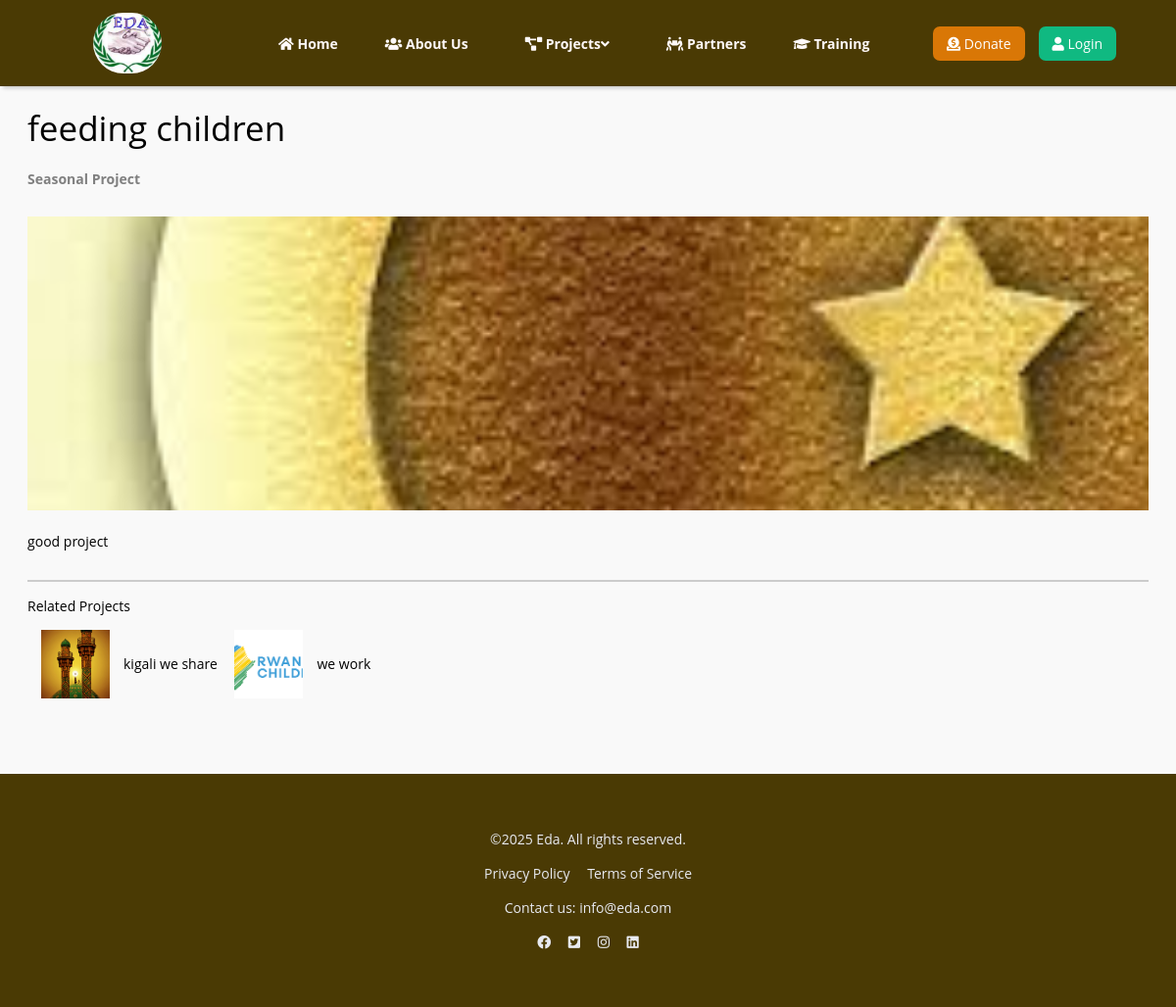
The page /project/1/ on the database as committed earlier.
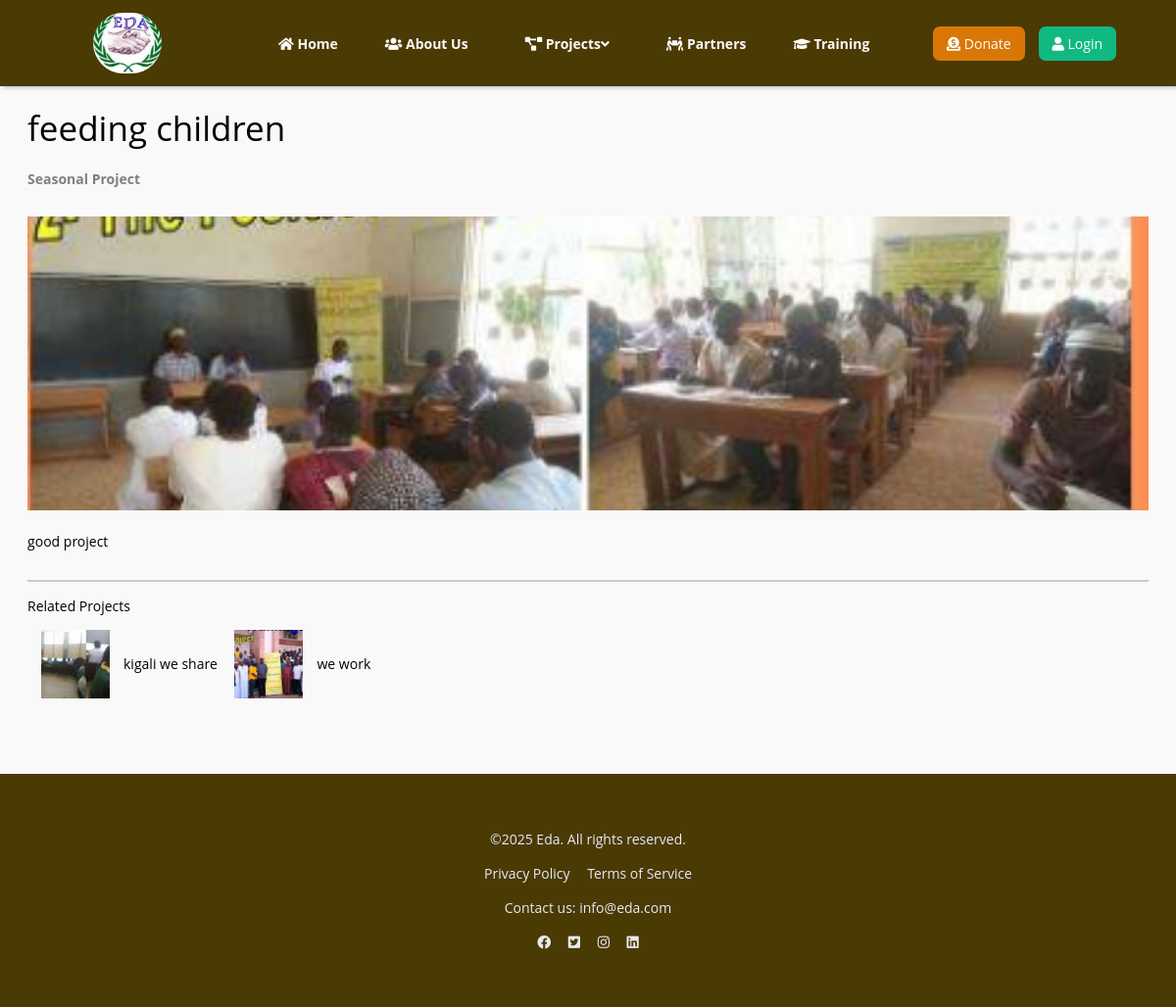
The same page on the database as committed later.
### eda/models.py (models this page shows, shortened)
class Project(models.Model):
    name = models.CharField(max_length=200)
    project_type = models.CharField(max_length=200, choices=project_choices)
    description = models.TextField()
    created_at = models.DateTimeField(auto_now_add=True)
    updated_at = models.DateTimeField(auto_now=True)
    image = models.ImageField(upload_to='images/', null=True, blank=True)

### eda/views.py (the view)
# urls.py: path('project/<int:pk>/', views.project_detail, name='project_detail'),
def project_detail(request, pk):
    project = get_object_or_404(Project, pk=pk)
    related_projects = Project.objects.filter(project_type=project.project_type).exclude(id=project.pk)[:3]
    return render(request, 'project_detail.html', {'project': project,'related_projects': related_projects})

### templates/project_detail.html (shortened to what this page needs)
﻿{% extends 'base.html' %}
{% block content %}
<div class="container">
    <h1 class="headline">{{ project.name }}</h1>
    <p class="project-info"><strong>{{ project.project_type }}</strong></p>
    {% if project.image %}
        <div class="project-image">
            <img src="{{ project.image.url }}" alt="{{ project.name }}">
        </div>
    {% endif %}
    <div class="description">
        <p>{{ project.description }}</p>
    </div>
    <div class="related-projects">
        <h2>Related Projects</h2>
        {% for related_project in related_projects %}
            <div class="related-item">
                {% if related_project.image %}
                    <img src="{{ related_project.image.url }}" alt="{{ related_project.name }}">
                {% endif %}
                <p><a href="{% url 'project_detail' related_project.id %}">{{ related_project.name }}</a></p>
            </div>
        {% empty %}
            <p>No related projects available.</p>
        {% endfor %}
    </div>
</div>
{% endblock %}

### templates/base.html (shortened to what this page needs)
﻿<!DOCTYPE html>
{% load static %}
<html lang="en">
<head>
    <link href="https://cdn.jsdelivr.net/npm/tailwindcss@2.2.19/dist/tailwind.min.css" rel="stylesheet" />
    <link rel="stylesheet" href="https://cdnjs.cloudflare.com/ajax/libs/font-awesome/5.15.4/css/all.min.css" />
</head>
<body>
    <header>
        <nav id="navbar" class="flex justify-between items-center p-0  fixed w-full z-10 transition">
            <div class="flex justify-center flex-grow">
                <a href="{% url 'index' %}"><img src="{% static 'images/eda_logo.png' %}" alt="Eda Logo" class="w-20 rounded-full"/></a>
            </div>
            <div class="hidden md:flex flex-grow justify-center space-x-8 font-bold">
                <a href="{% url 'index' %}" class="nav-item"><i class="fas fa-home"></i> Home</a>
                <a href="{% url 'about' %}" class="nav-item"><i class="fas fa-users"></i> About Us</a>
                <div class="dropdown inline-block relative">
                    <a href="{% url 'projects' %}" class="nav-item dropdown-toggle"><i class="fas fa-project-diagram"></i> Projects<i class="fas fa-angle-down"></i></a>
                </div>
                <a href="{% url 'partners' %}" class="nav-item"><i class="fas fa-people-carry"></i> Partners</a>
                <a href="{% url 'trainings' %}" class="nav-item"><i class="fas fa-graduation-cap"></i> Training</a>
            </div>
            <div class="hidden md:flex items-center space-x-4 pr-6">
                <a href="https://www.paypal.com/donate/?hosted_button_id=HWR6UTMG57JD6" class="bg-yellow-600 text-white py-2 px-4 rounded-lg hover:bg-yellow-700 transition"><i class="fas fa-donate"></i> Donate</a>
                {% if user.is_authenticated %}
                <div class="dropdown inline-block relative">
                    <a href="#" class="bg-red-500 text-white py-2 px-4 rounded-lg hover:bg-red-600 transition dropdown-toggle"><i class="fas fa-user"></i> {{ user.username }} <i class="fas fa-angle-down"> </i></a>
                    <div class="dropdown-content hidden bg-gray-800 text-gray-300 shadow-lg rounded-lg mt-2">
                        <a href="{% url 'profile' %}" class="block px-4 py-2 hover:bg-green-400 transition"><i class="fas fa-user"></i> Profile</a>
                        <a href="{% url 'logout' %}" class="block px-4 py-2 hover:bg-green-400 transition"><i class="fas fa-sign-out-alt"></i> Logout</a>
                    </div>
                </div>
                {% else %}
                <a href="{% url 'login' %}" class="bg-green-500 text-white py-2 px-4 rounded-lg hover:bg-green-600 transition"><i class="fas fa-user"></i> Login</a>
                {% endif %}
            </div>
        </nav>
    </header>
    <main class="pt-16">
        {% block content %}
        {% endblock %}
    </main>
<footer class="py-8 mt-10">
    <div class="container mx-auto text-center">
        <p>&copy;2025 Eda. All rights reserved.</p>
        <div class="mt-4 space-x-4">
            <a href="{% url 'privacy' %}" class="hover:text-green-400 transition">Privacy Policy</a>
            <a href="{% url 'terms' %}" class="hover:text-green-400 transition">Terms of Service</a>
        </div>
        <div class="mt-4">
            <p>Contact us: <a href="mailto:info@eda.com" class="hover:text-green-400 transition">info@eda.com</a></p>
        </div>
        <div class="mt-4 space-x-4">
            <a href="https://facebook.com" target="_blank" class="hover:text-green-400 transition">
              <i class="fab fa-facebook"></i>
            </a>
            <a href="https://twitter.com" target="_blank" class="hover:text-green-400 transition">
               <i class="fab fa-twitter-square"></i>
            </a>
            <a href="https://instagram.com" target="_blank" class="hover:text-green-400 transition">
               <i class="fab fa-instagram"></i>
            </a>
            <a href="https://linkedin.com" target="_blank" class="hover:text-green-400 transition">
               <i class="fab fa-linkedin"></i>
            </a>
        </div>
    </div>
</footer>
</body>
</html>

### templates/base.html (style rules this page uses)
:root { --primary-color: #4a3a04; --accent-color: rgba(250, 233, 9, 0.91); --background-color: rgba(248, 248, 248, 0.8); --dark-background: rgba(47, 79, 78, 0.04); }
* { box-sizing: border-box; font-family: 'Open Sans', sans-serif; font-size: 14px; }
body { padding: 0; margin: 0; font-family: 'Open Sans', sans-serif; background-color: #F9F9F9; }
#navbar { background-color: var(--primary-color); color: #fff9f9; top: 0; left: 0; right: 0; position: fixed; z-index: 100; height: 88px; display: flex; align-items: center; justify-content: space-between; padding: 0 40px; box-shadow: 3px 2px 4px rgba(0, 0, 0, 0.2); }
.nav-item , .dropdown { cursor: pointer; padding: 10px; }
footer { background-color: #4a3a04; color: #e8eaf1; }

### templates/project_detail.html (style rules this page uses)
.container { max-width: 100%; margin: 0 auto; padding: 2rem; }
.headline { font-size: 2.5rem; margin-bottom: 1rem; }
.project-info { color: gray; margin-bottom: 2rem; }
.project-image img { width: 100%; max-height: 300px; object-fit: cover; margin: 1rem 0; }
.description { margin-top: 1.5rem; font-size: 1.1rem; line-height: 1.6; }
.related-projects { margin-top: 2rem; padding-top: 1rem; border-top: 2px solid #ccc; }
.related-projects h2 { margin-bottom: 1rem; }
.related-item { display: inline-flex; flex-direction: row; justify-content: space-between; margin-left: 1rem; align-items: center; margin-bottom: 1rem; }
.related-item img { width: 70px; height: 70px; object-fit: cover; margin-right: 1rem; }

Rows that differ between the two databases and show on the page:
changed Project "feeding children": image: a different picture
changed Project "kigali we share": image: a different picture
changed Project "we work": image: a different picture
